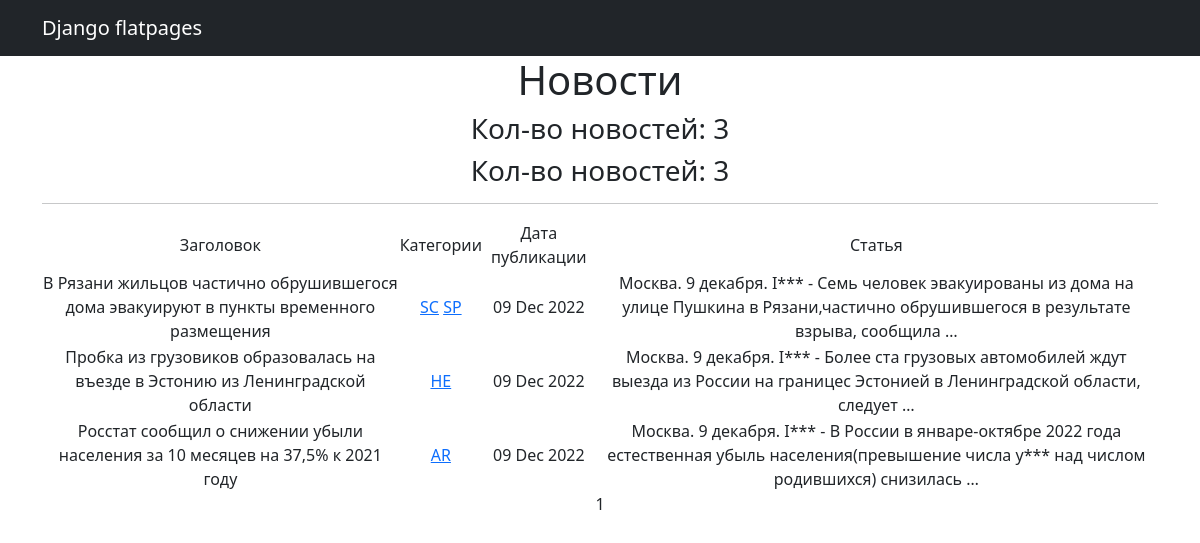
The page /news/ on the database as committed earlier.
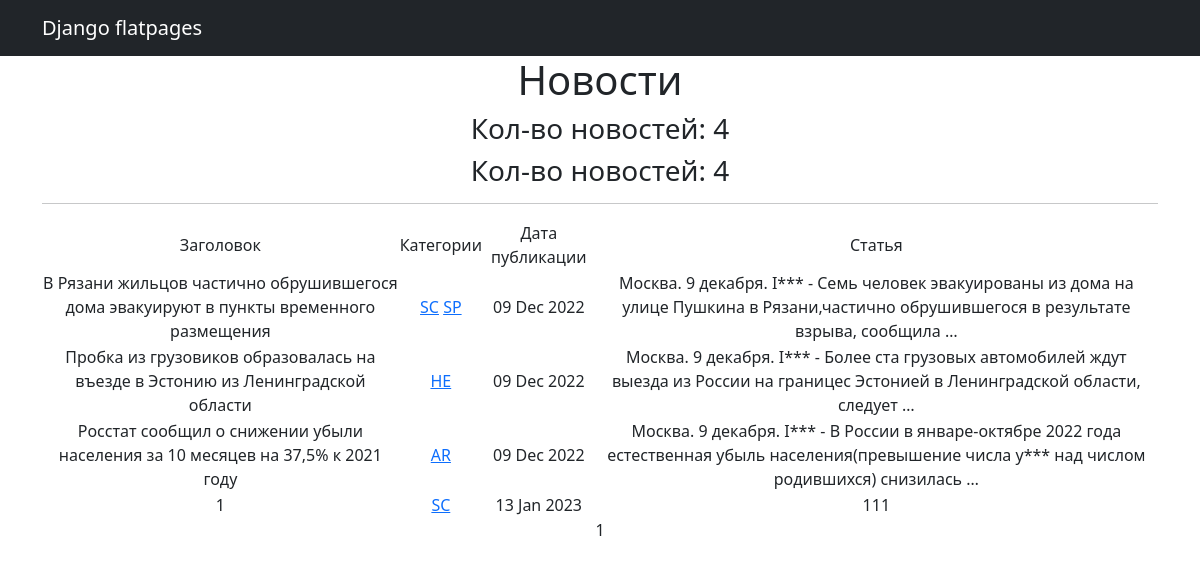
The same page on the database as committed later.
### news/models.py (models this page shows, shortened)
class Post(models.Model):
    author = models.ForeignKey(Author, on_delete=models.CASCADE)
    type_of_post = models.CharField(max_length=2, choices=type_post)
    time_in = models.DateTimeField(auto_now_add=True)
    title = models.CharField(max_length=255)
    text = models.TextField()
    rating_post = models.IntegerField(default=0)
    post_category = models.ManyToManyField(Category, through='PostCategory')
    @property
    def rating(self):
        return self.rating_post

class Category(models.Model):
    name_category = models.CharField(unique=True, max_length=2, choices=category)
    subscribers = models.ManyToManyField(User, blank=True, null=True, related_name='categories')
    def __str__(self):
        return self.name_category

### news/views.py (the view)
# urls.py: path('news/', cache_page(60)(NewsList.as_view()), name='news_list'),
class NewsList(ListView):
    model = Post
    ordering = 'time_in'
    template_name = 'news.html'
    context_object_name = 'news'
    paginate_by = 10

### news/templatetags/custom_filter.py (called while the page is built)
@register.filter()
def censor(value: str) -> str:
    CURRENCY_WORDS = {'INTERFAX.RU':True,
                      'умерших': True
                      }
    try:
        if not isinstance(value, str):
            raise Exception('Error')
        a = value
        for word in list(CURRENCY_WORDS.keys()):
            if word in a:
                a = a.replace(word, f'{word[:1]}***')
            if word.capitalize() in a:
                a = a.replace(word.capitalize(), f'{word[:1].capitalize()}***')
        return a
    except Exception as e:
        print(e)

### templates/news.html (shortened to what this page needs)
{% extends 'flatpages/default.html' %}
{% load custom_filter %}
{% block content %}
   <h1>Новости</h1>
    {% load cache %}
    {% cache 60 header %}
        <h3>Кол-во новостей: {{ news|length }}</h3>
    {% endcache %}
   <h3>Кол-во новостей: {{ news|length }}</h3>
    <hr>
   {% if news %}
       <table>
           <tr>
               <td>Заголовок</td>
               <td>Категории</td>
               <td>Дата публикации</td>
               <td>Статья</td>
           </tr>
           {% for post in news %}
           <tr>
               <td>{{ post.title }}</td>
               <td>
                   {% for category in post.post_category.all %}
                        <a href="{% url 'category_list' category.id %}">{{ category }}</a>
                   {% endfor %}
               </td>
               <td>{{ post.time_in|date:'d M Y' }}</td>
               <td>{{ post.text|truncatewords:20|censor }}</td>
           </tr>
           {% endfor %}
       </table>
   {% else %}
       <h2>Новостей нет!</h2>
   {% endif %}
   {{ page_obj.number }}
{% endblock content %}

Rows that differ between the two databases and show on the page:
added Post: title "1", time_in "13 Jan 2023", text|censor "111", Category (name_category "SC")
Other text that changed with them:
{{ news|length }}: "3" → "4"
